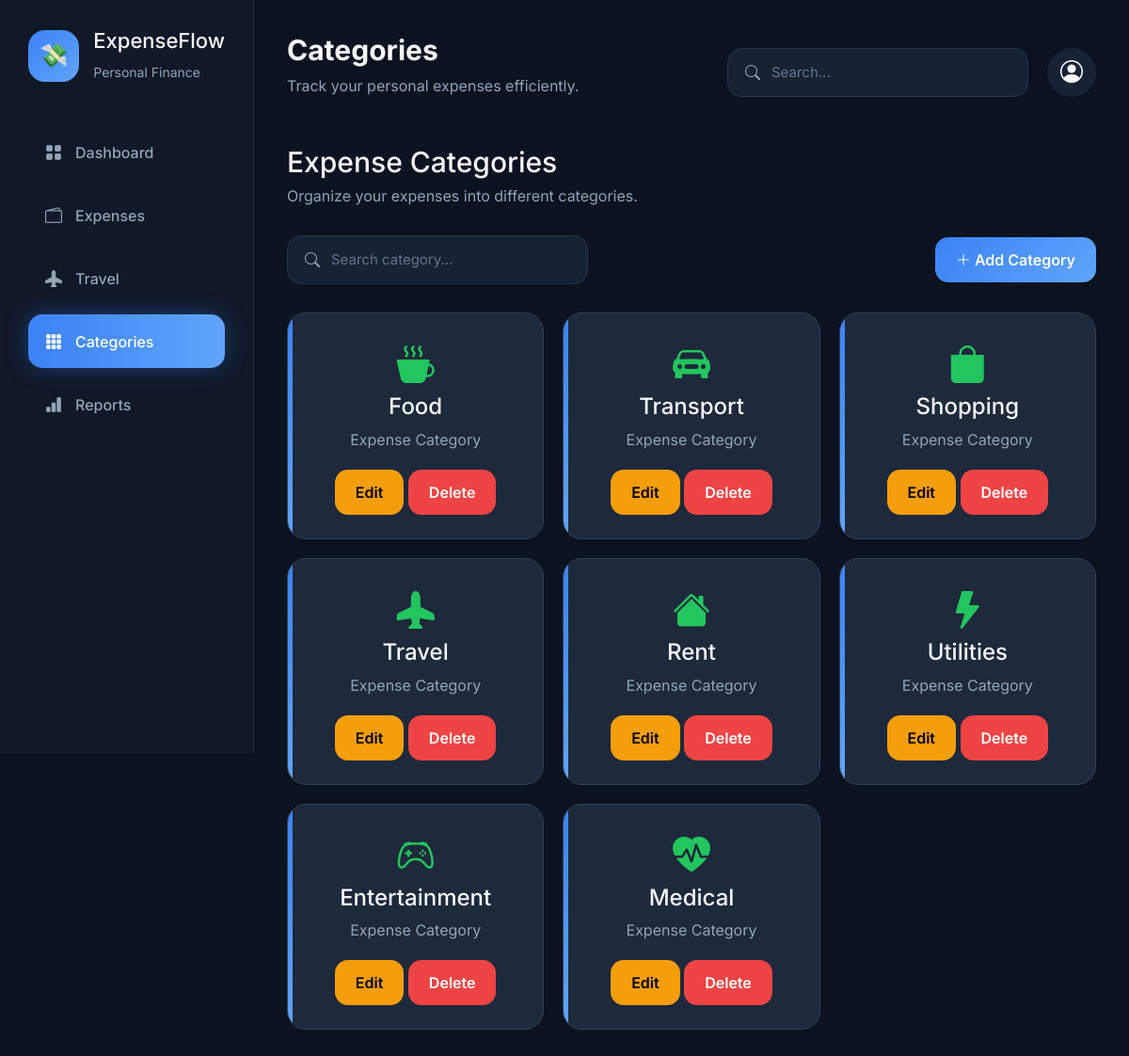
The page /categories (signed in) on the database its author committed.
### tables this page shows
CREATE TABLE categories (
        category_id INTEGER PRIMARY KEY AUTOINCREMENT,
        user_id INTEGER,
        category_name TEXT NOT NULL,
        FOREIGN KEY(user_id)
        REFERENCES users(user_id)
    );

### app.py (the view)
@app.route("/categories")
def categories():
    conn = sqlite3.connect(DATABASE)
    conn.row_factory = sqlite3.Row
    categories = conn.execute(
        "SELECT * FROM categories WHERE user_id=?",
        (session["user_id"],)
    ).fetchall()
    conn.close()
    return render_template(
        "categories.html",
        categories=categories
    )

### app.py (called while the page is built)
@app.before_request
def require_login():
    if request.endpoint is None:
        return
    allowed_routes = {
        "login",
        "signup",
        "logout",
        "static"
    }
    if request.endpoint in allowed_routes:
        return
    if "user_id" not in session:
        return redirect("/login")
    if request.endpoint.startswith("admin_") and not session.get("is_admin"):
        flash("You don't have permission to view that page.")
        return redirect("/")

### templates/categories.html (shortened to what this page needs)
{% extends 'base.html' %}
{% set page_title = "Categories" %}
{% block content %}
<div class="page-header">
    <h2>Expense Categories</h2>
    <p>
        Organize your expenses into different categories.
    </p>
</div>
<div class="toolbar">
    <div class="search-box">
        <i class="bi bi-search"></i>
        <input
        placeholder="Search category...">
    </div>
    <a href="/category/add"
       class="btn btn-primary">
        <i class="bi bi-plus-lg"></i>
        Add Category
    </a>
</div>
{% if categories %}
<div class="category-grid">
{% for category in categories %}
<div class="category-card">
{% if category.category_name=="Food" %}
<i class="bi bi-cup-hot-fill"></i>
{% elif category.category_name=="Transport" %}
<i class="bi bi-car-front-fill"></i>
{% elif category.category_name=="Shopping" %}
<i class="bi bi-bag-fill"></i>
{% elif category.category_name=="Travel" %}
<i class="bi bi-airplane-fill"></i>
{% elif category.category_name=="Rent" %}
<i class="bi bi-house-fill"></i>
{% elif category.category_name=="Utilities" %}
<i class="bi bi-lightning-fill"></i>
{% elif category.category_name=="Entertainment" %}
<i class="bi bi-controller"></i>
{% elif category.category_name=="Medical" %}
<i class="bi bi-heart-pulse-fill"></i>
{% else %}
<i class="bi bi-grid"></i>
{% endif %}
<h4>
{{ category.category_name }}
</h4>
<p>
Expense Category
</p>
<div style="margin-top:20px;">
<a href="/category/edit/{{ category.category_id }}"
class="btn btn-warning">
Edit
</a>
<a href="/category/delete/{{ category.category_id }}"
class="btn btn-danger"
onclick="return confirm('Delete Category?')">
Delete
</a>
</div>
</div>
{% endfor %}
</div>
{% endif %}
{% endblock %}

### static/css/style.css (style rules this page uses)
:root { --bg:#0B1220; --sidebar:#111827; --card:#182235; --card-light:#202C42; --primary:#3B82F6; --primary-hover:#2563EB; --green:#22C55E; --yellow:#F59E0B; --red:#EF4444; --text:#F8FAFC; --muted:#94A3B8; --border:#283548; --shadow: 0 10px 35px rgba(0,0,0,.35); --radius:18px; }
* { margin:0; padding:0; box-sizing:border-box; }
html { scroll-behavior:smooth; }
body { background:var(--bg); color:var(--text); font-family:"Inter",sans-serif; }
a { text-decoration:none; color:inherit; }
.search-box { width:320px; height:52px; background:var(--card); border:1px solid var(--border); border-radius:15px; display:flex; align-items:center; padding:0 18px; }
.search-box i { color:var(--muted); }
.search-box input { flex:1; margin-left:12px; background:none; border:none; outline:none; color:white; font-size:15px; }
.search-box input::placeholder { color:#64748B; }
.page-header { margin-bottom:30px; }
.page-header h2 { font-size:30px; margin-bottom:6px; }
.page-header p { color:var(--muted); }
.btn { border:none; border-radius:14px; padding:12px 22px; font-weight:600; transition:.3s; }
.btn-primary { background:linear-gradient( 135deg, var(--primary), #60A5FA ); color:white; }
.btn-warning { background:var(--yellow); color:black; }
.btn-danger { background:var(--red); color:white; }
.category-grid { display:grid; grid-template-columns:repeat(auto-fit,minmax(220px,1fr)); gap:22px; }
.category-card { background:var(--card); border-radius:18px; padding:25px; border:1px solid var(--border); transition:.3s; text-align:center; }
.category-card i { font-size:42px; color:var(--green); margin-bottom:15px; }
.category-card h4 { margin-bottom:8px; }
.category-card p { color:var(--muted); }
.page-card, .dashboard-card, .expense-card, .category-card, .trip-card { animation:fadeUp .45s ease; }
.category-card { position:relative; overflow:hidden; }
.category-card::before { content:""; position:absolute; left:0; top:0; width:5px; height:100%; background:linear-gradient( var(--primary), #60A5FA ); }
.category-grid { display:grid; grid-template-columns: repeat(auto-fit,minmax(250px,1fr)); gap:20px; }
.category-card { background:#1e293b; border:1px solid #334155; border-radius:20px; padding:25px; text-align:center; transition:.3s; }
.category-card i { font-size:40px; color:#22c55e; margin-bottom:15px; }
.toolbar { display:flex; justify-content:space-between; align-items:center; gap:15px; margin-bottom:30px; }

### rows shown on the page
categories: category_name "Food"
categories: category_name "Transport"
categories: category_name "Shopping"
categories: category_name "Travel"
categories: category_name "Rent"
categories: category_name "Utilities"
categories: category_name "Entertainment"
categories: category_name "Medical"

### other values the page prints
{{ page_title }} "Categories"
